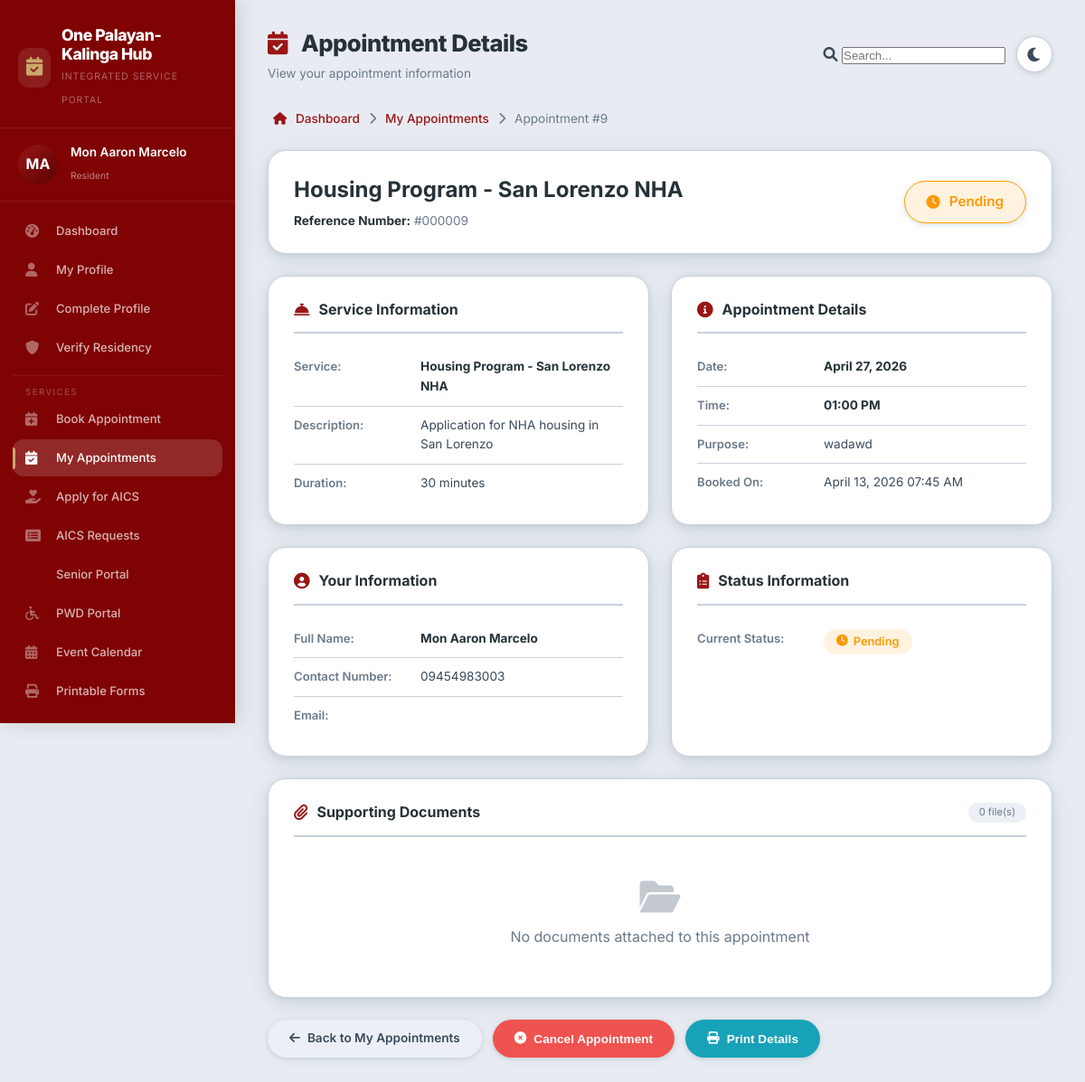
The page /view-appointment.php?id=9 (signed in) on the database as committed earlier.
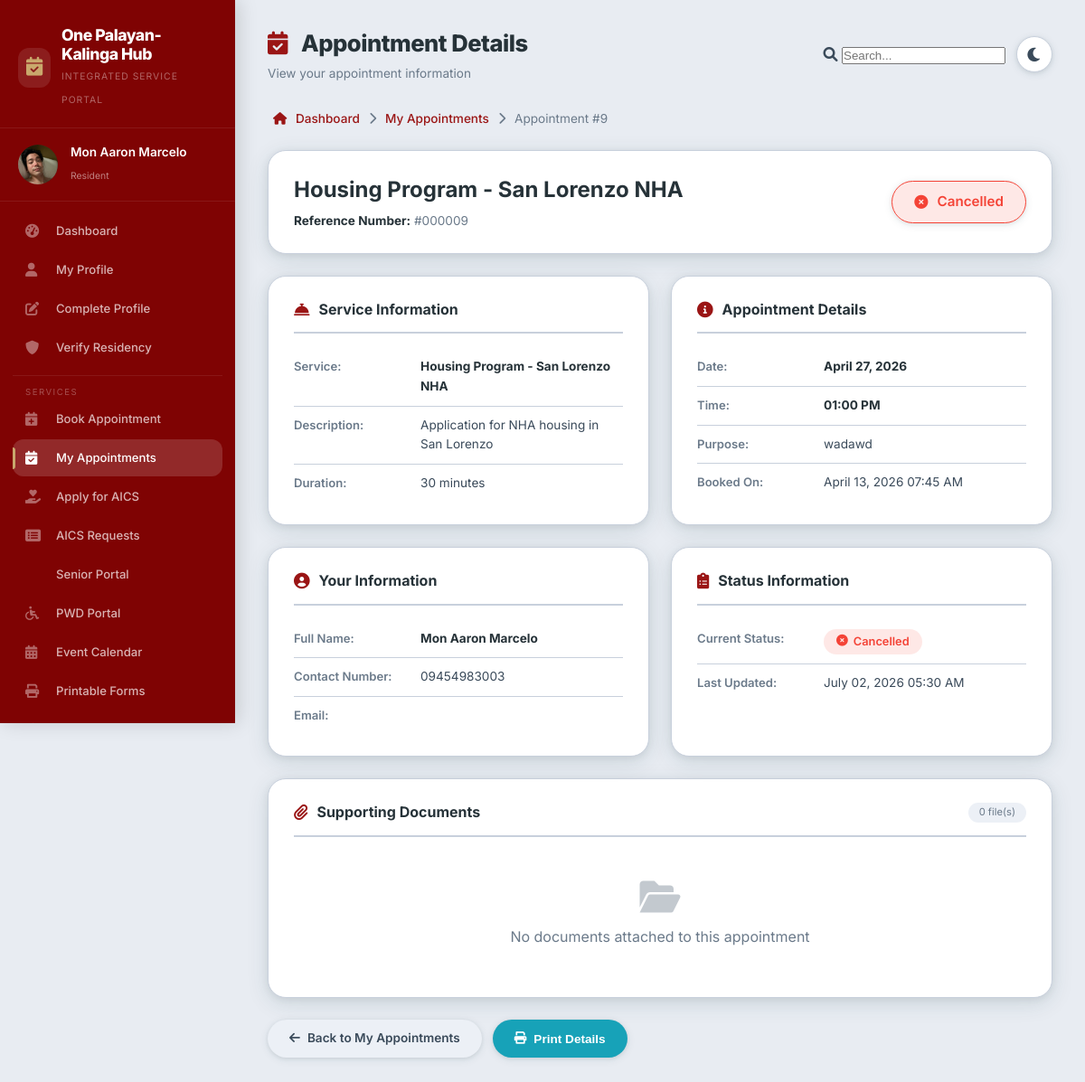
The same page on the database as committed later.
### tables this page shows
CREATE TABLE `appointments` (
  `appointment_id` int(11) NOT NULL,
  `user_id` int(11) DEFAULT NULL,
  `service_id` int(11) DEFAULT NULL,
  `appointment_date` date NOT NULL,
  `appointment_time` time NOT NULL,
  `service_type` varchar(100) DEFAULT 'General',
  `status` enum('pending','confirmed','completed','cancelled') DEFAULT 'pending',
  `purpose` text DEFAULT NULL,
  `notes` text DEFAULT NULL,
  `created_at` timestamp NOT NULL DEFAULT current_timestamp(),
  `updated_at` timestamp NOT NULL DEFAULT current_timestamp() ON UPDATE current_timestamp()
);

CREATE TABLE `services` (
  `service_id` int(11) NOT NULL,
  `category_id` int(11) DEFAULT NULL,
  `service_name` varchar(100) NOT NULL,
  `description` text DEFAULT NULL,
  `requirements` text DEFAULT NULL,
  `processing_time` varchar(50) DEFAULT NULL,
  `is_active` tinyint(1) DEFAULT 1,
  `service_code` varchar(50) DEFAULT NULL,
  `category` varchar(100) DEFAULT 'General',
  `duration_minutes` int(11) DEFAULT 30
);

CREATE TABLE `users` (
  `user_id` int(11) NOT NULL,
  `username` varchar(50) NOT NULL,
  `password` varchar(255) NOT NULL,
  `email` varchar(100) NOT NULL,
  `first_name` varchar(50) NOT NULL,
  `last_name` varchar(50) NOT NULL,
  `contact_number` varchar(20) DEFAULT NULL,
  `address` text DEFAULT NULL,
  `role` enum('resident','staff','admin') DEFAULT 'resident',
  `status` enum('active','inactive') DEFAULT 'active',
  `created_at` timestamp NOT NULL DEFAULT current_timestamp(),
  `updated_at` timestamp NOT NULL DEFAULT current_timestamp() ON UPDATE current_timestamp(),
  `last_login` datetime DEFAULT NULL,
  `is_active` tinyint(1) NOT NULL DEFAULT 1,
  `profile_picture` varchar(255) DEFAULT NULL,
  `verification_status` enum('pending','verified','rejected') DEFAULT 'pending',
  `verification_date` timestamp NULL DEFAULT NULL,
  `verified_by` int(11) DEFAULT NULL
);

### config/database.php (called while the page is built, shortened)
<?php
function sanitize(string $input): string
{
    return htmlspecialchars(strip_tags(trim($input)), ENT_QUOTES, 'UTF-8');
}

### view-appointment.php (the view, shortened to what the changed rows need)
<?php
require_once 'config/database.php';
$database = new Database();
$db = $database->getConnection();
$appointment_id = isset($_GET['id']) ? sanitize($_GET['id']) : 0;
$query = "SELECT a.*, s.service_name, s.description as service_description, s.duration_minutes,
          u.first_name, u.last_name, u.email, u.contact_number
          FROM appointments a
          JOIN services s ON a.service_id = s.service_id
          JOIN users u ON a.user_id = u.user_id
          WHERE a.appointment_id = :id AND a.user_id = :user_id";
$stmt = $db->prepare($query);
$stmt->bindParam(':id', $appointment_id);
$stmt->bindParam(':user_id', $_SESSION['user_id']);
$stmt->execute();
$appointment = $stmt->fetch(PDO::FETCH_ASSOC);
function getAppointmentStatusInfo($status) {
    $statuses = [
        'pending' => ['color' => '#ff9800', 'icon' => 'fa-clock', 'text' => 'Pending', 'bg' => 'rgba(255, 152, 0, 0.12)'],
        'confirmed' => ['color' => '#2196F3', 'icon' => 'fa-check-circle', 'text' => 'Confirmed', 'bg' => 'rgba(33, 150, 243, 0.12)'],
        'completed' => ['color' => '#4CAF50', 'icon' => 'fa-check-double', 'text' => 'Completed', 'bg' => 'rgba(76, 175, 80, 0.12)'],
        'cancelled' => ['color' => '#f44336', 'icon' => 'fa-times-circle', 'text' => 'Cancelled', 'bg' => 'rgba(244, 67, 54, 0.12)']
    ];
    return $statuses[$status] ?? ['color' => '#999', 'icon' => 'fa-question-circle', 'text' => ucfirst($status), 'bg' => 'rgba(153, 153, 153, 0.12)'];
}
$user_info_query = "SELECT profile_picture FROM users WHERE user_id = :user_id";
$user_info_stmt = $db->prepare($user_info_query);
$user_info_stmt->bindParam(':user_id', $_SESSION['user_id']);
$user_info_stmt->execute();
$user_p = $user_info_stmt->fetch(PDO::FETCH_ASSOC);
$profile_picture = $user_p['profile_picture'] ?? '';
$avatar_url = !empty($profile_picture) && file_exists($profile_picture)
    ? $profile_picture
    : '';
$initials = '';
$name_parts = explode(' ', $_SESSION['full_name']);
foreach($name_parts as $part) {
    $initials .= strtoupper(substr($part, 0, 1));
}
$initials = substr($initials, 0, 2);
$dark_mode = isset($_COOKIE['dark_mode']) && $_COOKIE['dark_mode'] === 'enabled';
?>
<!DOCTYPE html>
<html lang="en" data-theme="<?php echo $dark_mode ? 'dark' : 'light'; ?>">
<head>
    <link rel="stylesheet" href="https://cdnjs.cloudflare.com/ajax/libs/font-awesome/6.0.0/css/all.min.css">
    <link rel="stylesheet" href="css/portal-layout.css">
</head>
<body>
    <div class="app-container">
        <div class="sidebar" id="sidebar">
            <div class="sidebar-header">
                <div class="logo-text">
                    <h2>One Palayan-Kalinga Hub</h2>
                </div>
            </div>
            <div class="user-info-sidebar">
                <div class="user-avatar-sidebar">
                    <?php if (!empty($avatar_url)): ?>
                        <img src="<?php echo htmlspecialchars($avatar_url); ?>" alt="Profile">
                    <?php else: ?>
                        <?php echo $initials; ?>
                    <?php endif; ?>
                </div>
                <div>
                    <h4><?php echo htmlspecialchars($_SESSION['full_name']); ?></h4>
                    <span>Resident</span>
                </div>
            </div>
        </div>
        <div class="main-content">
            <div class="top-bar">
                <div class="top-bar-left">
                    <div class="page-title">
                        <h1><i class="fas fa-calendar-check" style="color: var(--maroon-light); margin-right: 10px;"></i> Appointment Details</h1>
                    </div>
                </div>
            </div>
        <?php $statusInfo = getAppointmentStatusInfo($appointment['status']); ?>
        <div class="appointment-header">
            <div class="appointment-title">
                <h1><?php echo htmlspecialchars($appointment['service_name']); ?></h1>
                <div class="ref-number">
                    <strong>Reference Number:</strong> #<?php echo str_pad($appointment_id, 6, '0', STR_PAD_LEFT); ?>
                </div>
            </div>
            <div>
                <span class="status-badge-large" style="background: <?php echo $statusInfo['bg']; ?>; color: <?php echo $statusInfo['color']; ?>; border: 1px solid <?php echo $statusInfo['color']; ?>">
                    <i class="fas <?php echo $statusInfo['icon']; ?>"></i>
                    <?php echo $statusInfo['text']; ?>
                </span>
            </div>
        </div>
        <div class="info-grid">
            <div class="info-card">
                <div class="info-row">
                    <div class="info-value"><strong><?php echo htmlspecialchars($appointment['service_name']); ?></strong></div>
                </div>
                <?php if(!empty($appointment['service_description'])): ?>
                <div class="info-row">
                    <div class="info-label">Description:</div>
                    <div class="info-value"><?php echo nl2br(htmlspecialchars($appointment['service_description'])); ?></div>
                </div>
                <?php endif; ?>
                <div class="info-row">
                    <div class="info-label">Duration:</div>
                    <div class="info-value"><?php echo $appointment['duration_minutes'] ?? '30'; ?> minutes</div>
                </div>
            </div>
            <div class="info-card">
                <div class="info-row">
                    <div class="info-value"><strong><?php echo date('F d, Y', strtotime($appointment['appointment_date'])); ?></strong></div>
                </div>
                <div class="info-row">
                    <div class="info-value"><strong><?php echo date('h:i A', strtotime($appointment['appointment_time'])); ?></strong></div>
                </div>
                <?php if(!empty($appointment['purpose'])): ?>
                <div class="info-row">
                    <div class="info-label">Purpose:</div>
                    <div class="info-value"><?php echo nl2br(htmlspecialchars($appointment['purpose'])); ?></div>
                </div>
                <?php endif; ?>
                <div class="info-row">
                    <div class="info-label">Booked On:</div>
                    <div class="info-value"><?php echo date('F d, Y h:i A', strtotime($appointment['created_at'])); ?></div>
                </div>
            </div>
            <div class="info-card">
                <div class="info-row">
                    <div class="info-value"><strong><?php echo htmlspecialchars($appointment['first_name'] . ' ' . $appointment['last_name']); ?></strong></div>
                </div>
                <div class="info-row">
                    <div class="info-label">Contact Number:</div>
                    <div class="info-value"><?php echo htmlspecialchars($appointment['contact_number']); ?></div>
                </div>
            </div>
            <div class="info-card">
                <div class="info-row">
                    <div class="info-value">
                        <span style="background: <?php echo $statusInfo['bg']; ?>; color: <?php echo $statusInfo['color']; ?>; padding: 4px 14px; border-radius: 20px; font-size: 0.8rem; display: inline-flex; align-items: center; gap: 6px; font-weight: 600;">
                            <i class="fas <?php echo $statusInfo['icon']; ?>"></i>
                            <?php echo $statusInfo['text']; ?>
                        </span>
                    </div>
                </div>
                <?php if($appointment['updated_at'] && $appointment['updated_at'] != $appointment['created_at']): ?>
                <div class="info-row">
                    <div class="info-label">Last Updated:</div>
                    <div class="info-value"><?php echo date('F d, Y h:i A', strtotime($appointment['updated_at'])); ?></div>
                </div>
                <?php endif; ?>
            </div>
        </div>
        <div class="action-buttons">
            <a href="my-appointments.php" class="btn btn-secondary">
                <i class="fas fa-arrow-left"></i> Back to My Appointments
            </a>
            <?php if($appointment['status'] == 'pending'): ?>
            <button id="cancelAppointmentBtn" class="btn btn-cancel" data-id="<?php echo $appointment_id; ?>">
                <i class="fas fa-times-circle"></i> Cancel Appointment
            </button>
            <?php endif; ?>
            <button onclick="window.print()" class="btn btn-print">
                <i class="fas fa-print"></i> Print Details
            </button>
        </div>
    </div>
</div>
</body>
</html>

Rows that differ between the two databases and show on the page:
now on this page (row edited): users: profile_picture (picture)
changed appointments "01:00 PM": status "Pending" → "Cancelled"; updated_at (not shown) → "July 02, 2026 05:30 AM"
Other text that changed with them:
$initials: "MA" → (not shown)
text no longer shown: "Cancel Appointment"
text now shown: "Last Updated:"
